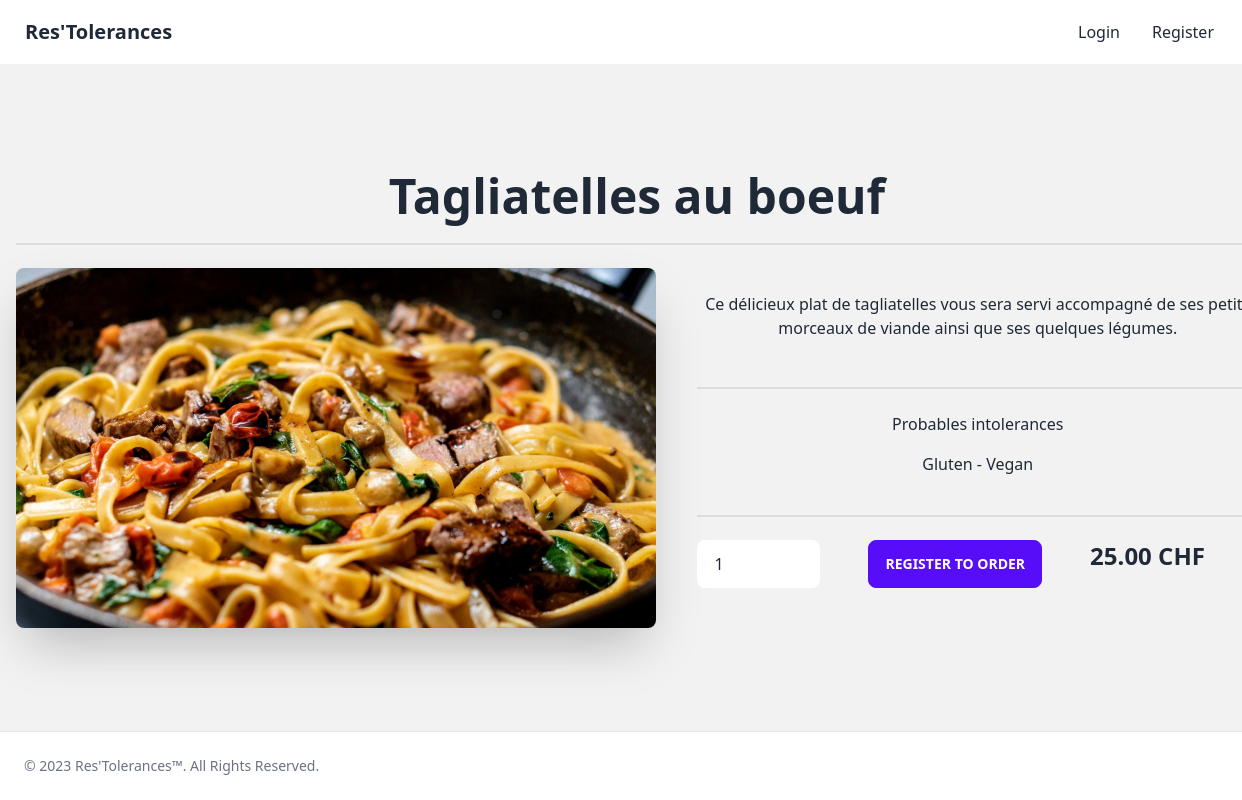
The app's page /Code/index.php?action=showPlate&plateId=1, older data.
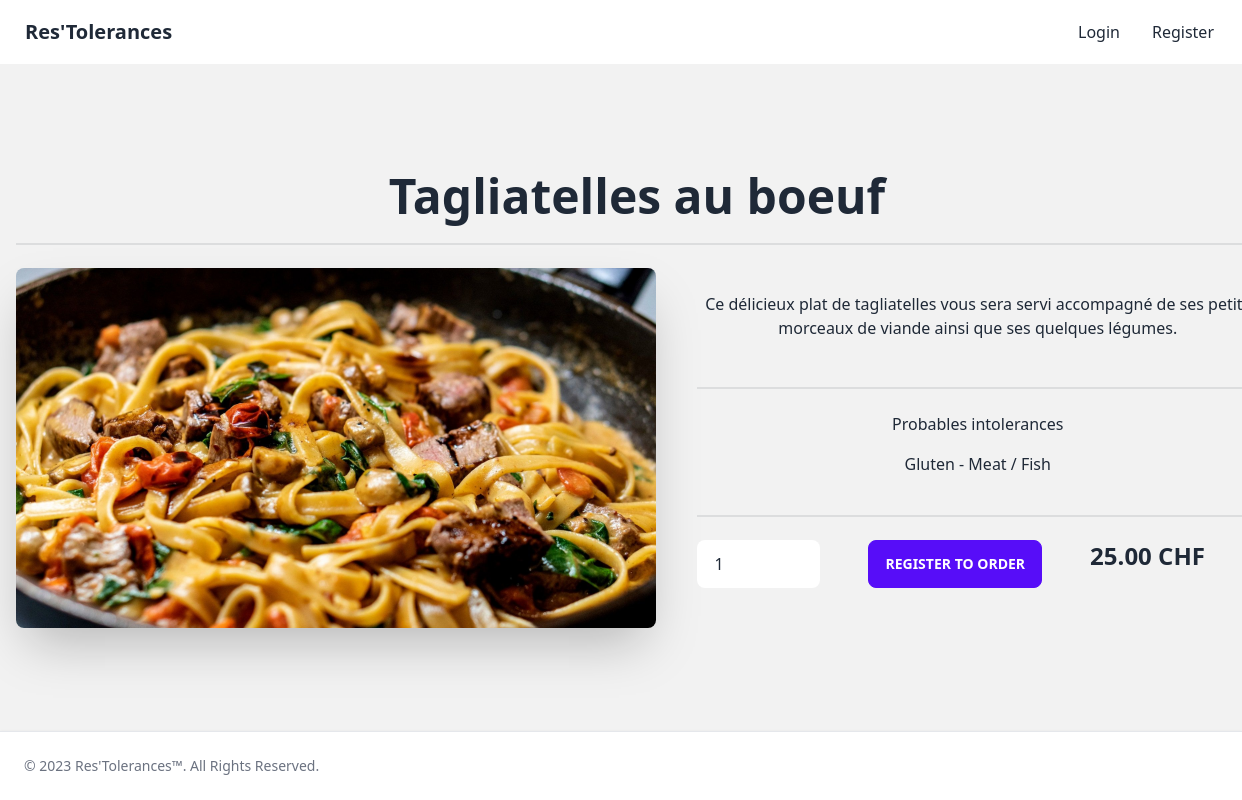
The same page, newer data.
### tables this page shows
CREATE TABLE IF NOT EXISTS `plates` (
  `id` INT NOT NULL AUTO_INCREMENT,
  `name` VARCHAR(100) NOT NULL,
  `description` VARCHAR(500) NOT NULL,
  `price` DECIMAL(5,2) NOT NULL,
  `image` VARCHAR(100) NOT NULL,
  PRIMARY KEY (`id`),
  UNIQUE INDEX `UniquePlate` (`name` ASC) VISIBLE);

CREATE TABLE IF NOT EXISTS `intolerances` (
  `id` INT NOT NULL AUTO_INCREMENT,
  `name` VARCHAR(50) NOT NULL,
  PRIMARY KEY (`id`),
  UNIQUE INDEX `UniqueIntolerance` (`name` ASC) VISIBLE);

### Code/model/dbconnector.php (called while the page is built, shortened)
<?php
function executeQuerySelect($query)
{
    $queryResult = null;
    $dbConnexion = openDBConnexion();
    if ($dbConnexion != null) {
        $statement = $dbConnexion->prepare($query);
        $statement->execute();
        $queryResult = $statement->fetchAll();
    }
    return $queryResult;
}
function openDBConnexion()
{
    $tempDbConnexion = null;
    $sqlDriver = 'mysql';
    $hostname = 'localhost';
    $port = '3306';
    $charset = 'utf8';
    $dbName = 'restolerance';
    $userName = 'root';
    $userPwd = '';
    $dsn = $sqlDriver . ':host=' . $hostname . ';dbname=' . $dbName . ';port=' . $port . ';charset=' . $charset;
    try {
        $tempDbConnexion = new PDO($dsn, $userName, $userPwd);
    } catch (PDOException $exception) {
        echo 'Connection failed: ' . $exception->getMessage();
    }
    return $tempDbConnexion;
}

### Code/model/platesManager.php (called while the page is built, shortened)
<?php
function getPlates()
{
    $getPlatesQuery = "SELECT * FROM plates";
    require_once "model/dbconnector.php";
    $plates = executeQuerySelect($getPlatesQuery);
    return $plates;
}

### Code/controller/controller.php (called while the page is built, shortened)
<?php
function showPlate()
{
    $plateId = $_GET['plateId'];
    require_once "model/platesManager.php";
    $plates = getPlates();
    require_once "model/intolerancesManager.php";
    $intolerances = getIntolerances();
    $platesIntolerances = getPlatesIntolerances();
    require "view/plate.php";
}

### Code/model/intolerancesManager.php (called while the page is built, shortened)
<?php
function getIntolerances()
{
    $getIntolerancesQuery = "SELECT * FROM intolerances";
    require_once "model/dbconnector.php";
    $intolerances = executeQuerySelect($getIntolerancesQuery);
    return $intolerances;
}
function getPlatesIntolerances(){
    $query = "SELECT * FROM plates_contain_intolerances";
    require_once "model/dbconnector.php";
    $platesIntolerances = executeQuerySelect($query);
    return $platesIntolerances;
}

### Code/view/plate.php (the view, shortened to what this page needs)
<?php
foreach ($plates as $plate) :
    if ($plate['id'] == $plateId) :
        ?>
        <div class="hero min-h-screen bg-base-200">
            <form action="index.php?action=addToCart&plateId=<?= $plate['id'] ?>" method="post" class="hero-content text-center">
                <div class="w-screen">
                    <h1 class="text-5xl font-bold"><?= $plate['name'] ?></h1>
                    <div class="divider"></div>
                    <div class="flex w-full">
                        <img src="<?= $plate['image'] ?>" alt="<?= $plate['name'] ?>"
                             class="max-w-screen-sm rounded-lg shadow-2xl"/>
                        <div class="divider-horizontal"></div>
                        <div>
                            <p class="py-6"><?= $plate['description'] ?></p>
                            <div class="divider divider-vertical"></div>
                            <h6>Probables intolerances</h6>
                            <p class="py-4">
                                <?php
                                $count = 0;
                                foreach ($platesIntolerances as $plateIntolerances) :
                                    if ($plate['id'] == $plateIntolerances['plate_id']) :
                                        foreach ($intolerances as $intolerance) :
                                            if ($intolerance['id'] == $plateIntolerances['intolerance_id']) :
                                                if ($count != 0){
                                                    echo " - ";
                                                }
                                                echo $intolerance['name'];
                                                $count += 1;
                                            endif;
                                        endforeach;
                                    endif;
                                endforeach;
                                ?>
                            </p>
                            <div class="divider divider-vertical"></div>
                            <div class="flex w-full">
                                <input name="plateQuantity" class="input" type="number" min="1" max="999" step="1" value="1">
                                <div class="divider-horizontal"></div>
                                <?php
                                if (isset($_SESSION['userEmailAddress'])) :
                                    ?>
                                        <button type="submit" class="btn btn-primary">Add to the order</button>
                                <?php
                                else:
                                    ?>
                                    <a href="index.php?action=register">
                                        <button class="btn btn-primary">Register to order</button>
                                    </a>
                                <?php
                                endif;
                                ?>
                                <div class="divider-horizontal"></div>
                                <label class="text-2xl font-bold"><?= $plate['price'] ?> CHF</label>
                            </div>
                        </div>
                    </div>
                </div>
            </form>
        </div>
    <?php
    endif;
endforeach;
?>
<?php
$content = ob_get_clean();
require "gabarit.php";
?>

### Code/index.php (shortened to what this page needs)
<?php
require "controller/controller.php";
if (isset($_GET['action'])) {
    $action = $_GET['action'];
    switch ($action) {
        case 'showPlate' :
            showPlate();
            break;
    }
} else {
    home();
}

### Code/view/gabarit.php (shortened to what this page needs)
<!DOCTYPE html>
<html lang="fr">
<head>
    <link href="/view/css/output.css" rel="stylesheet">
</head>
<body>
<header>
    <div class="absolute navbar bg-base-100">
        <div class="flex-1">
            <a href="index.php?action=home" class="btn btn-ghost normal-case text-xl">Res'Tolerances</a>
        </div>
        <div class="flex-none">
            <ul class="menu menu-horizontal px-1">
                <?php if (isset($_SESSION['userEmailAddress'])) : ?>
                <!-- Not implemented>
                    <li>
                        <div class="form-control">
                            <input type="text" placeholder="Search" class="input input-bordered"/>
                        </div>
                    </li> -->
                    <li tabindex="1">
                        <a href="index.php?action=intolerances">
                            <label tabindex="0" class="btn btn-ghost btn-circle avatar">
                                <div class="w-10 rounded-full">
                                    <img src="view/img/defaultPFP.png"/>
                                </div>
                            </label>
                            <svg class="fill-current" width="20" height="20" viewBox="0 0 24 24">
                                <path d="M7.41,8.58L12,13.17L16.59,8.58L18,10L12,16L6,10L7.41,8.58Z"/>
                            </svg>
                        </a>
                        <ul class="p-2 bg-base-100">
                            <li><a href="index.php?action=intolerances">Intolerances</a></li>
                            <li><a href="index.php?action=precedentsOrders">Precedent orders</a></li>
                            <li><a href="index.php?action=logout">Logout</a></li>
                        </ul>
                    </li>
                    <li><a href="index.php?action=cart">Check order</a></li>
                <?php else: ?>
                    <li><a href="index.php?action=login">Login</a></li>
                    <li><a href="index.php?action=register">Register</a></li>
                <?php endif; ?>
            </ul>
        </div>
    </div>
</header>
<div class="content">
    <?= $content; ?>
</div>
<footer class="fixed bottom-0 left-0 z-20 w-full p-4 bg-white border-t border-gray-200 shadow md:flex md:items-center md:justify-between md:p-6 dark:bg-gray-800 dark:border-gray-600">
    <span class="text-sm text-gray-500 sm:text-center dark:text-gray-400">© 2023 <a href="index.php?action=home"
                                                                                    class="hover:underline">Res'Tolerances™</a>. All Rights Reserved.
    </span>
</footer>
</body>
</html>

Row changes from the older to the newer data that the page shows:
changed intolerances: name "Vegan" → "Meat / Fish"
